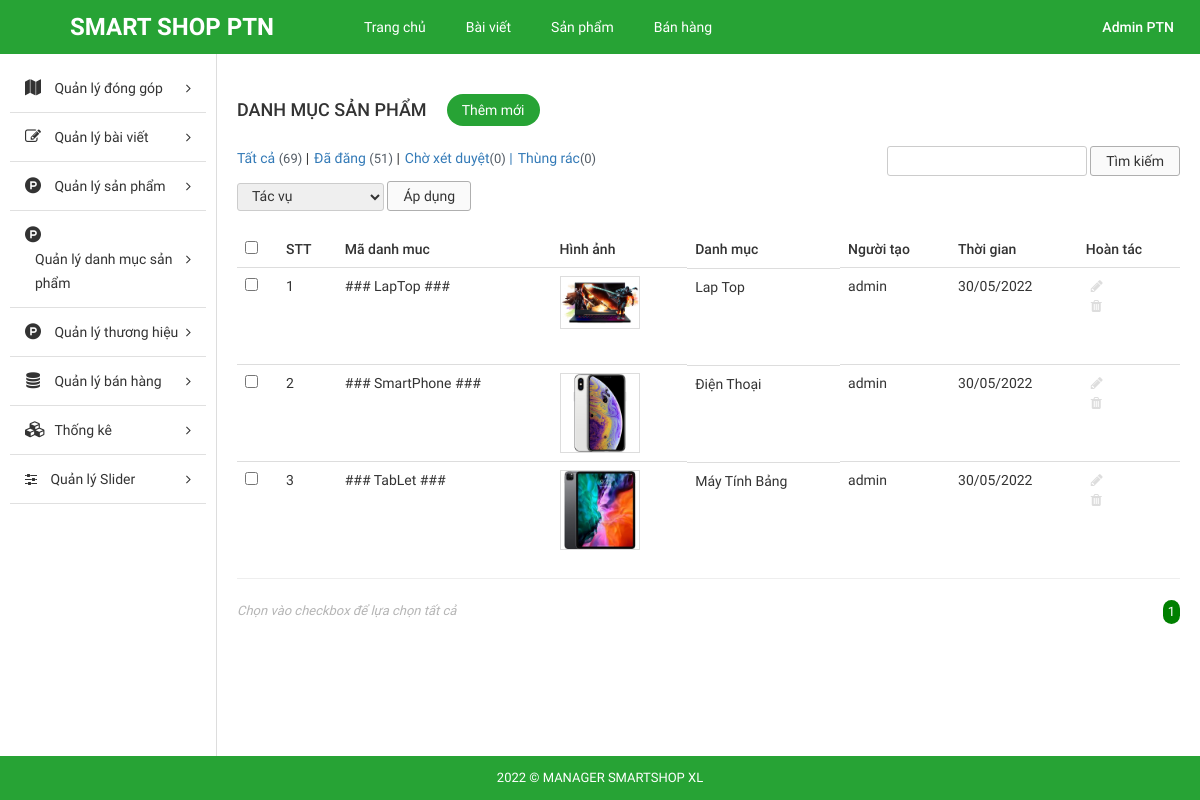
Page /Source_code/admin/index.php?modules=categorys&controllers=index&action=list (signed in) on the earlier database version.
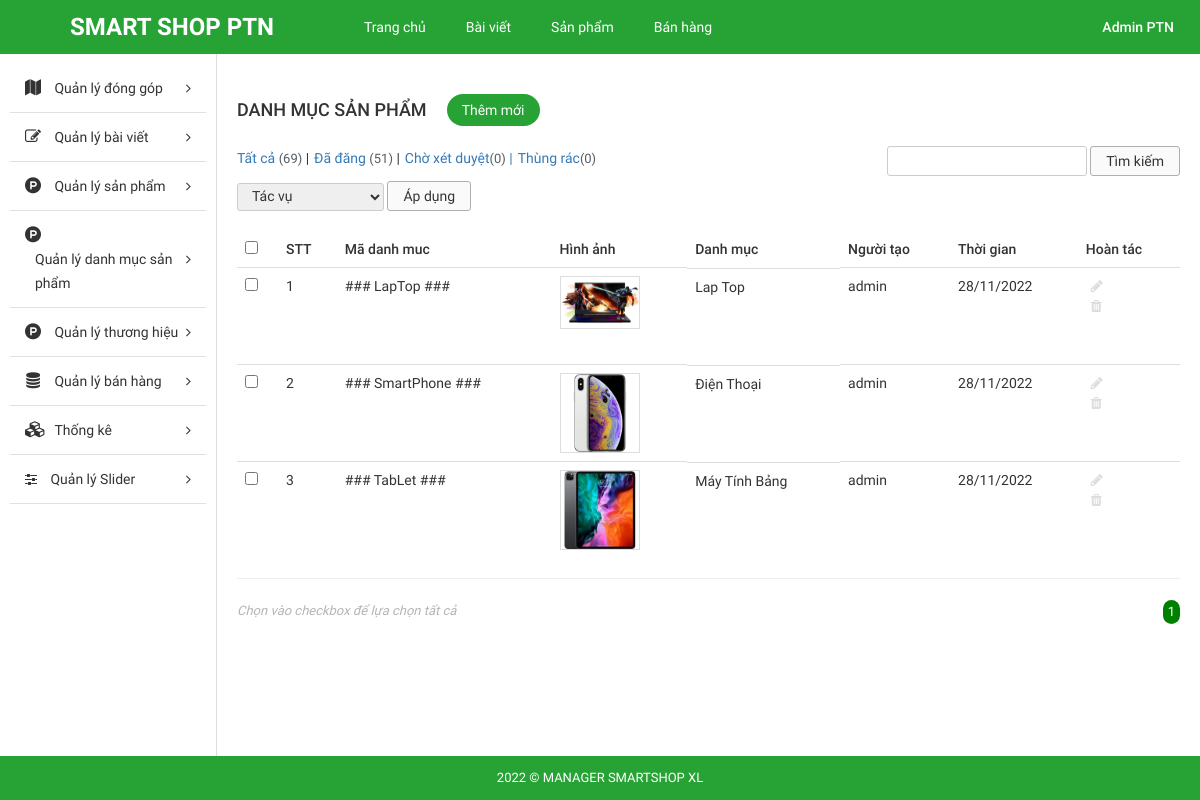
Same page on the later database version.
### tables this page shows
CREATE TABLE `tbl_category` (
  `id` int(11) NOT NULL,
  `name` varchar(255) NOT NULL,
  `code` varchar(255) NOT NULL,
  `image` varchar(255) NOT NULL,
  `description` text NOT NULL,
  `create_date` varchar(255) NOT NULL,
  `user` varchar(255) NOT NULL
);

### Source_code/admin/libraries/database.php (called while the page is built, shortened)
<?php
function db_query($query_string) {
    global $conn;
    $result = mysqli_query($conn, $query_string);
    return $result;
}
function db_fetch_array($query_string) {
    $result = array();
    $mysqli_result = db_query($query_string);
    while ($row = mysqli_fetch_assoc($mysqli_result)) {
        $result[] = $row;
    }
    return $result;
}

### Source_code/admin/modules/categorys/models/indexModel.php (called while the page is built, shortened)
<?php
function getAll() {
	return db_fetch_array("SELECT * FROM `tbl_category`");
}

### Source_code/admin/modules/categorys/controllers/indexController.php (called while the page is built, shortened)
<?php
function listAction() {
	$data_tmp = getAll();
	if(!empty($_GET['page'])){
		$page = $_GET['page'];
	}else{
		$page =1;
	}
	$numProduct = count($data_tmp);
	$productOnPage = 5;
	$num = ceil($numProduct/$productOnPage);
	$start = ($page - 1) * $productOnPage;
	$res =[];
	for ($i=$start; $i < $start+$productOnPage; $i++) {
		if(isset($data_tmp[$i]))
        $res[] = $data_tmp[$i];
	};
	$data = [$res, $num, $page];
	load_view('list',$data);
}

### Source_code/admin/core/router.php (called while the page is built, shortened)
<?php
$action_name = get_action().'Action';
call_function(array('construct', $action_name));

### Source_code/admin/core/appload.php (called while the page is built, shortened)
<?php
require CONFIGPATH . DIRECTORY_SEPARATOR . 'database.php';
require LIBPATH . DIRECTORY_SEPARATOR . 'database.php';
require COREPATH . DIRECTORY_SEPARATOR . 'base.php';
require COREPATH . DIRECTORY_SEPARATOR . 'router.php';

### Source_code/admin/index.php (called while the page is built, shortened)
<?php
require COREPATH.DIRECTORY_SEPARATOR.'appload.php';

### Source_code/admin/modules/categorys/views/listView.php (the view, shortened to what the changed rows need)
<div id="main-content-wp" class="list-product-page">
    <div class="wrap clearfix">
        <div id="content" class="fl-right">
            <div class="section" id="title-page">
                <div class="clearfix">
                    <h3 id="index" class="fl-left">Danh Mục Sản Phẩm</h3>
                    <a href="?modules=categorys&controllers=index&action=add" title="" id="add-new" class="fl-left">Thêm mới</a>
                </div>
            </div>
            <div class="section" id="detail-page">
                <div class="section-detail">
                    <div class="filter-wp clearfix">
                        <ul class="post-status fl-left">
                            <li class="all"><a href="">Tất cả <span class="count">(69)</span></a> |</li>
                            <li class="publish"><a href="">Đã đăng <span class="count">(51)</span></a> |</li>
                            <li class="pending"><a href="">Chờ xét duyệt<span class="count">(0)</span> |</a></li>
                            <li class="pending"><a href="">Thùng rác<span class="count">(0)</span></a></li>
                        </ul>
                        <form method="GET" class="form-s fl-right">
                            <input type="text" name="s" id="s">
                            <input type="submit" name="sm_s" value="Tìm kiếm">
                        </form>
                    </div>
                    <div class="actions">
                        <form method="GET" action="" class="form-actions">
                            <select name="actions">
                                <option value="0">Tác vụ</option>
                            </select>
                            <input type="submit" name="sm_action" value="Áp dụng">
                        </form>
                    </div>
                    <div class="table-responsive">
                        <table class="table list-table-wp">
                            <thead>
                                <tr>
                                    <td><input type="checkbox" name="checkAll" id="checkAll"></td>
                                    <td><span class="thead-text">STT</span></td>
                                    <td><span class="thead-text">Mã danh muc</span></td>
                                    <td><span class="thead-text">Hình ảnh</span></td>
                                    <td><span class="thead-text">Danh mục</span></td>
                                    <td><span class="thead-text">Người tạo</span></td>
                                    <td><span class="thead-text">Thời gian</span></td>
                                    <td><span class="thead-text">Hoàn tác</span></td>
                                </tr>
                            </thead>
                            <tbody>
                                <?php $i=0; if(!empty($data['0'])) foreach ($data['0'] as $key => $value) { $i++;?>
                                <tr>
                                    <td><input type="checkbox" name="checkItem" class="checkItem"></td>
                                    <td><span class="tbody-text"><?php echo $i; ?></h3></span>
                                    <td><span class="tbody-text"><?php echo $value['code']; ?></h3></span>
                                    <td>
                                        <div class="tbody-thumb">
                                            <img src="<?php echo $value['image']; ?>" alt="">
                                        </div>
                                    </td>
                                    <td class="clearfix">
                                        <div class="tb-title fl-left">
                                            <h3><?php echo $value['name']; ?></h3>
                                        </div>
                                    </td>
                                    <td><span class="tbody-text"><?php echo $value['user']; ?></span></td>
                                    <td><span class="tbody-text"><?php echo $value['create_date']; ?></span></td>
                                    <td>
                                        <ul class="list-operation ">
                                            <li><a href="?modules=categorys&contollers=index&action=edit&id=<?php echo $value['id']; ?>" title="Sửa" class="edit"><i class="fa fa-pencil" aria-hidden="true"></i></a></li>
                                            <li><a href="?modules=categorys&contollers=index&action=delete&id=<?php echo $value['id']; ?>" title="Xóa" class="delete"><i class="fa fa-trash" aria-hidden="true"></i></a></li>
                                        </ul>
                                    </td>
                                </tr>
                                <?php }; ?>
                            </tbody>
                        </table>
                        <hr>
                    </div>
                </div>
            </div>
            <div class="section" id="paging-wp">
                <div class="section-detail clearfix">
                    <p id="desc" class="fl-left">Chọn vào checkbox để lựa chọn tất cả</p>
                    <ul id="list-paging" class="fl-right">
                        <?php for ($i=1; $i <= $data['1'] ; $i++) { ?>
                        <li>
                            <a <?php if($i == $data['2']) echo 'style="background-color: green;color:white; border-radius:300px;"';  ?>  href="?modules=categorys&controllers=index&action=list&page=<?php echo $i; ?>" title=""><?php echo $i; ?></a>
                        </li>
                        <?php }; ?>
                    </ul>
                </div>
            </div>
        </div>
    </div>
</div>

### Source_code/admin/core/base.php (shortened to what the changed rows need)
<?php
function get_module() {
    global $config;
    $module = isset($_GET['modules']) ? $_GET['modules'] : $config['default_module'];
    return $module;
}
function call_function($list_function = array()) {
    if (is_array($list_function)) {
        foreach ($list_function as $f) {
            if (function_exists($f())) {
                $f();
            }
        }
    }
}
function load_view($name, $data_send = array()) {
    $data = $data_send;
    $path = MODULESPATH . DIRECTORY_SEPARATOR . get_module() . DIRECTORY_SEPARATOR . 'views' . DIRECTORY_SEPARATOR . $name . 'View.php';
    if (file_exists($path)) {
        require $path;
    } else {
        echo "Không tìm thấy {$path}";
    }
}
function get_header($name = '') {
    global $data;
    if (empty($name)) {
        $name = 'header';
    } else {
        $name = "header-{$name}";
    }
    $path = LAYOUTPATH . DIRECTORY_SEPARATOR . $name . '.php';
    if (file_exists($path)) {
        if (is_array($data)) {
            foreach ($data as $key => $a) {
                $$key = $a;
            }
        }
        require $path;
    } else {
        echo "Không tìm thấy {$path}";
    }
}
function get_footer($name = '') {
    global $data;
    if (empty($name)) {
        $name = 'footer';
    } else {
        $name = "footer-{$name}";
    }
    $path = LAYOUTPATH . DIRECTORY_SEPARATOR . $name . '.php';
    if (file_exists($path)) {
        if (is_array($data)) {
            foreach ($data as $key => $a) {
                $$key = $a;
            }
        }
        require $path;
    } else {
        echo "Không tìm thấy {$path}";
    }
}
function get_sidebar($name = '') {
    global $data;
    if (empty($name)) {
        $name = 'sidebar';
    } else {
        $name = "sidebar-{$name}";
    }
    $path = LAYOUTPATH . DIRECTORY_SEPARATOR . $name . '.php';
    if (file_exists($path)) {
        if (is_array($data)) {
            foreach ($data as $key => $a) {
                $$key = $a;
            }
        }
        require $path;
    } else {
        echo "Không tìm thấy {$path}";
    }
}
?>

Differences in the rows shown:
changed tbl_category "### LapTop ###": create_date "30/05/2022" → "28/11/2022"
changed tbl_category "### SmartPhone ###": create_date "30/05/2022" → "28/11/2022"
changed tbl_category "### TabLet ###": create_date "30/05/2022" → "28/11/2022"
